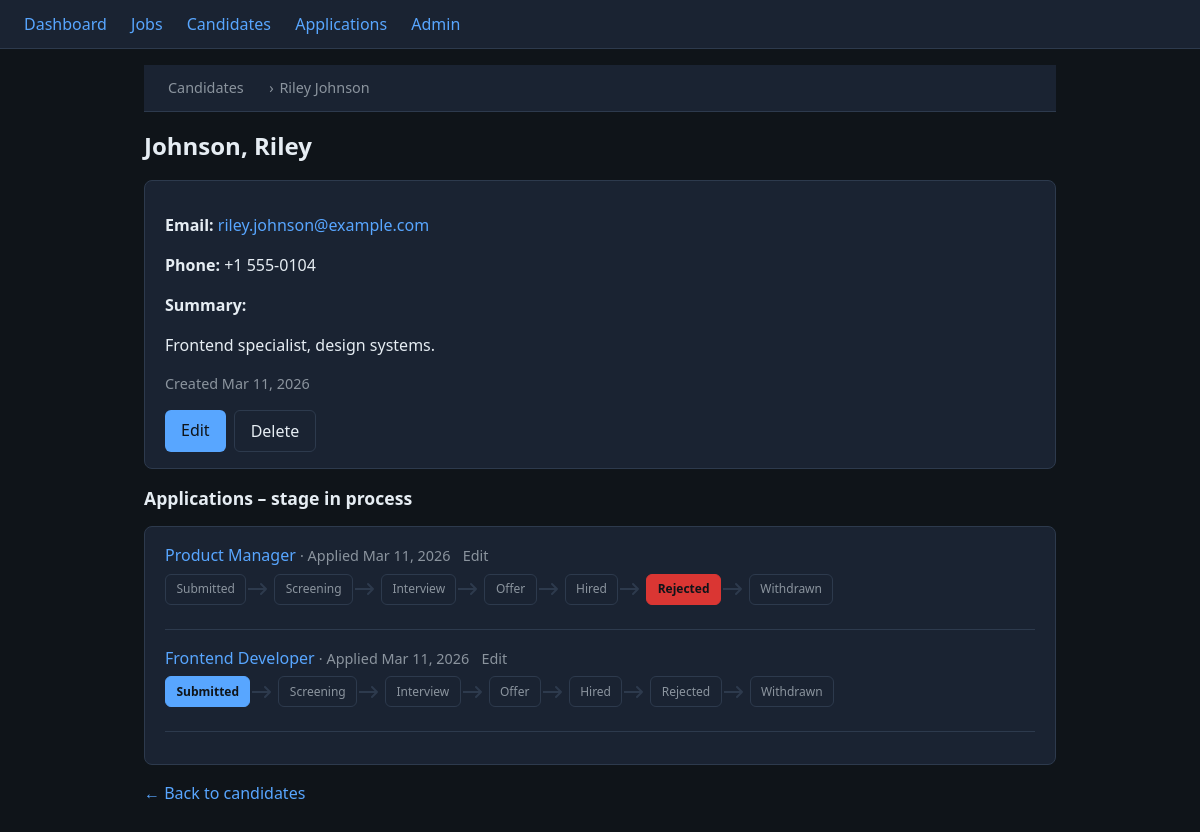
/candidates/4/, run on the app's committed database.
### ats/models.py (models this page shows, shortened)
class Candidate(models.Model):
    first_name = models.CharField(max_length=100)
    last_name = models.CharField(max_length=100)
    email = models.EmailField(unique=True)
    phone = models.CharField(max_length=30, blank=True)
    resume_summary = models.TextField(blank=True)
    created_at = models.DateTimeField(auto_now_add=True)
    updated_at = models.DateTimeField(auto_now=True)
    class Meta:
        ordering = ['last_name', 'first_name']
    def __str__(self):
        return f"{self.first_name} {self.last_name}"

class Application(models.Model):
    job = models.ForeignKey(Job, on_delete=models.CASCADE, related_name='applications')
    candidate = models.ForeignKey(Candidate, on_delete=models.CASCADE, related_name='applications')
    status_choices = [
        ('submitted', 'Submitted'),
        ('screening', 'Screening'),
        ('interview', 'Interview'),
        ('offer', 'Offer'),
        ('hired', 'Hired'),
        ('rejected', 'Rejected'),
        ('withdrawn', 'Withdrawn'),
    ]
    status = models.CharField(max_length=20, choices=status_choices, default='submitted')
    notes = models.TextField(blank=True)
    applied_at = models.DateTimeField(auto_now_add=True)
    updated_at = models.DateTimeField(auto_now=True)
    class Meta:
        ordering = ['-applied_at']
        unique_together = [['job', 'candidate']]

class Job(models.Model):
    title = models.CharField(max_length=200)
    department = models.CharField(max_length=100, blank=True)
    location = models.CharField(max_length=150, blank=True)
    description = models.TextField(blank=True)
    status_choices = [
        ('open', 'Open'),
        ('on_hold', 'On Hold'),
        ('filled', 'Filled'),
        ('cancelled', 'Cancelled'),
    ]
    status = models.CharField(max_length=20, choices=status_choices, default='open')
    created_at = models.DateTimeField(auto_now_add=True)
    updated_at = models.DateTimeField(auto_now=True)
    class Meta:
        ordering = ['-created_at']

### ats/views.py (the view)
# urls.py: path('candidates/<int:pk>/', views.candidate_detail, name='candidate_detail'),
def candidate_detail(request, pk):
    candidate = get_object_or_404(Candidate.objects.prefetch_related('applications__job'), pk=pk)
    return render(request, 'ats/candidate_detail.html', {
        'candidate': candidate,
        'pipeline_stages': PIPELINE_STAGES,
        'outcome_stages': OUTCOME_STAGES,
    })

### templates/ats/candidate_detail.html (shortened to what this page needs)
{% extends 'base.html' %}
{% block content %}
<nav class="breadcrumb"><a href="{% url 'candidate_list' %}">Candidates</a><span>›</span>{{ candidate }}</nav>
<h1>{{ candidate.last_name }}, {{ candidate.first_name }}</h1>
<div class="card">
    <p><strong>Email:</strong> <a href="mailto:{{ candidate.email }}">{{ candidate.email }}</a></p>
    <p><strong>Phone:</strong> {{ candidate.phone|default:"—" }}</p>
    {% if candidate.resume_summary %}
    <p><strong>Summary:</strong><br>{{ candidate.resume_summary|linebreaks }}</p>
    {% endif %}
    <p class="muted">Created {{ candidate.created_at|date:"M j, Y" }}</p>
    <div class="actions">
        <a href="{% url 'candidate_edit' candidate.pk %}" class="btn">Edit</a>
        <a href="{% url 'candidate_delete' candidate.pk %}" class="btn btn-secondary">Delete</a>
    </div>
</div>
<h2 style="font-size:1.1rem;">Applications – stage in process</h2>
{% if candidate.applications.all %}
<div class="card">
    {% for app in candidate.applications.all %}
    <div style="margin-bottom:1rem;padding-bottom:1rem;border-bottom:1px solid var(--border);">
        <div style="margin-bottom:0.4rem;">
            <a href="{% url 'job_detail' app.job.pk %}">{{ app.job.title }}</a>
            <span class="muted"> · Applied {{ app.applied_at|date:"M j, Y" }}</span>
            <a href="{% url 'application_edit' app.pk %}" class="muted" style="margin-left:0.5rem;">Edit</a>
        </div>
        <div class="pipeline-strip">
            {% for stage_key, stage_label in pipeline_stages %}
            {% if not forloop.first %}<span class="stage-connector"><svg width="24" height="16" viewBox="0 0 24 16" fill="none" xmlns="http://www.w3.org/2000/svg" aria-hidden="true"><path d="M0 8h18m0 0l-5-5m5 5l-5 5" stroke="var(--border)" stroke-width="2" stroke-linecap="round" stroke-linejoin="round"/></svg></span>{% endif %}
            <span class="stage {% if app.status == stage_key %}current{% endif %}">{{ stage_label }}</span>
            {% endfor %}
            <span class="stage-connector"><svg width="24" height="16" viewBox="0 0 24 16" fill="none" xmlns="http://www.w3.org/2000/svg" aria-hidden="true"><path d="M0 8h18m0 0l-5-5m5 5l-5 5" stroke="var(--border)" stroke-width="2" stroke-linecap="round" stroke-linejoin="round"/></svg></span>
            {% for stage_key, stage_label in outcome_stages %}
            <span class="stage outcome {% if app.status == stage_key %}current{% endif %}">{{ stage_label }}</span>
            {% if not forloop.last %}<span class="stage-connector"><svg width="24" height="16" viewBox="0 0 24 16" fill="none" xmlns="http://www.w3.org/2000/svg" aria-hidden="true"><path d="M0 8h18m0 0l-5-5m5 5l-5 5" stroke="var(--border)" stroke-width="2" stroke-linecap="round" stroke-linejoin="round"/></svg></span>{% endif %}
            {% endfor %}
        </div>
    </div>
    {% endfor %}
</div>
{% else %}
<p class="muted">No applications yet.</p>
{% endif %}
<p><a href="{% url 'candidate_list' %}">← Back to candidates</a></p>
{% endblock %}

### templates/base.html (style rules this page uses)
:root { --bg: #0f1419; --surface: #1a2332; --border: #2d3a4d; --text: #e6edf3; --muted: #8b949e; --accent: #58a6ff; --accent-hover: #79b8ff; }
* { box-sizing: border-box; }
body { margin: 0; font-family: 'Segoe UI', system-ui, sans-serif; background: var(--bg); color: var(--text); line-height: 1.5; }
a { color: var(--accent); text-decoration: none; }
nav { background: var(--surface); border-bottom: 1px solid var(--border); padding: 0.75rem 1.5rem; }
nav a { margin-right: 1.25rem; }
h1 { font-size: 1.5rem; margin: 0 0 1rem; }
.card { background: var(--surface); border: 1px solid var(--border); border-radius: 8px; padding: 1rem 1.25rem; margin-bottom: 1rem; }
.muted { color: var(--muted); font-size: 0.9rem; }
.btn { display: inline-block; padding: 0.5rem 1rem; background: var(--accent); color: var(--bg); border: none; border-radius: 6px; font: inherit; cursor: pointer; text-decoration: none; }
.btn-secondary { background: var(--surface); color: var(--text); border: 1px solid var(--border); }
.actions { margin-top: 1rem; display: flex; gap: 0.5rem; flex-wrap: wrap; }
.breadcrumb { margin: 0 0 1rem; font-size: 0.9rem; color: var(--muted); }
.breadcrumb a { color: var(--muted); }
.breadcrumb span { margin: 0 0.35rem; }
.pipeline-strip { display: flex; align-items: center; flex-wrap: wrap; margin-bottom: 0.5rem; gap: 0; }
.pipeline-strip .stage { padding: 0.35rem 0.65rem; font-size: 0.75rem; color: var(--muted); background: var(--surface); border: 1px solid var(--border); border-radius: 6px; }
.pipeline-strip .stage.current { color: var(--bg); background: var(--accent); border-color: var(--accent); font-weight: 600; }
.pipeline-strip .stage.outcome.current { background: #da3633; border-color: #da3633; }
.pipeline-strip .stage-connector { display: flex; align-items: center; padding: 0 2px; flex-shrink: 0; }
.pipeline-strip .stage-connector svg { display: block; }

### data on the page
Candidate: first_name+last_name "Riley Johnson", last_name "Johnson", first_name "Riley", email "riley.johnson@example.com", phone "+1 555-0104", resume_summary "Frontend specialist, design systems.", created_at "Mar 11, 2026"
Application: job "Product Manager", applied_at "Mar 11, 2026", pipeline_stages "Submitted" "Screening" "Interview" "Offer" "Hired", outcome_stages "Rejected" "Withdrawn"
Application: job "Frontend Developer", applied_at "Mar 11, 2026", pipeline_stages "Submitted" "Screening" "Interview" "Offer" "Hired", outcome_stages "Rejected" "Withdrawn"
